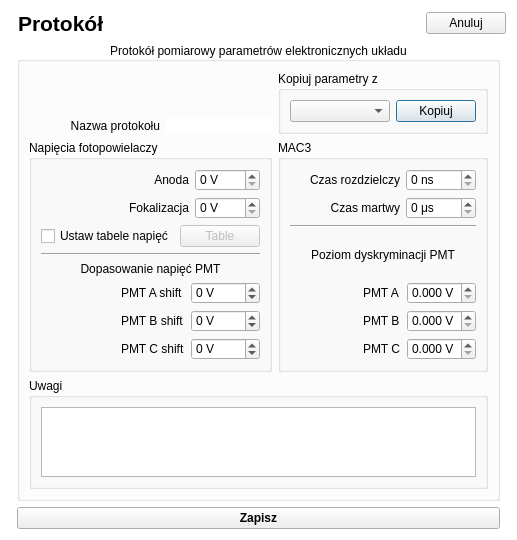
<?xml version="1.0" encoding="UTF-8"?>
<ui version="4.0">
 <class>DialogProtocol</class>
 <widget class="QDialog" name="DialogProtocol">
  <property name="geometry">
   <rect>
    <x>0</x>
    <y>0</y>
    <width>486</width>
    <height>510</height>
   </rect>
  </property>
  <property name="windowTitle">
   <string>Dialog</string>
  </property>
  <property name="styleSheet">
   <string notr="true">QDialog{background-color: rgb(255, 255, 255);}</string>
  </property>
  <layout class="QGridLayout" name="gridLayout_8">
   <item row="0" column="0" colspan="3">
    <layout class="QGridLayout" name="gridLayout_4">
     <property name="spacing">
      <number>0</number>
     </property>
     <item row="0" column="0" rowspan="2">
      <widget class="QLabel" name="logo_label">
       <property name="maximumSize">
        <size>
         <width>30</width>
         <height>30</height>
        </size>
       </property>
       <property name="text">
        <string/>
       </property>
       <property name="pixmap">
        <pixmap resource="resources.qrc">:/logo_tripleReg.png</pixmap>
       </property>
       <property name="scaledContents">
        <bool>true</bool>
       </property>
      </widget>
     </item>
     <item row="0" column="4" rowspan="2">
      <widget class="QPushButton" name="cancel_pushButton">
       <property name="text">
        <string>Anuluj</string>
       </property>
       <property name="autoDefault">
        <bool>false</bool>
       </property>
      </widget>
     </item>
     <item row="0" column="1" rowspan="2" colspan="2">
      <widget class="QLabel" name="label_2">
       <property name="font">
        <font>
         <pointsize>16</pointsize>
         <weight>75</weight>
         <bold>true</bold>
        </font>
       </property>
       <property name="text">
        <string>Protokół</string>
       </property>
       <property name="alignment">
        <set>Qt::AlignBottom|Qt::AlignLeading|Qt::AlignLeft</set>
       </property>
      </widget>
     </item>
     <item row="0" column="3" rowspan="2">
      <spacer name="horizontalSpacer">
       <property name="orientation">
        <enum>Qt::Horizontal</enum>
       </property>
       <property name="sizeHint" stdset="0">
        <size>
         <width>40</width>
         <height>20</height>
        </size>
       </property>
      </spacer>
     </item>
    </layout>
   </item>
   <item row="1" column="0" rowspan="2">
    <spacer name="horizontalSpacer_5">
     <property name="orientation">
      <enum>Qt::Horizontal</enum>
     </property>
     <property name="sizeHint" stdset="0">
      <size>
       <width>1</width>
       <height>428</height>
      </size>
     </property>
    </spacer>
   </item>
   <item row="1" column="1">
    <widget class="QGroupBox" name="groupBox">
     <property name="title">
      <string>Protokół pomiarowy parametrów elektronicznych układu</string>
     </property>
     <property name="alignment">
      <set>Qt::AlignCenter</set>
     </property>
     <layout class="QGridLayout" name="gridLayout_7">
      <item row="0" column="0">
       <layout class="QGridLayout" name="gridLayout_5">
        <item row="0" column="1">
         <spacer name="verticalSpacer">
          <property name="orientation">
           <enum>Qt::Vertical</enum>
          </property>
          <property name="sizeHint" stdset="0">
           <size>
            <width>20</width>
            <height>13</height>
           </size>
          </property>
         </spacer>
        </item>
        <item row="1" column="0">
         <widget class="QLabel" name="label">
          <property name="sizePolicy">
           <sizepolicy hsizetype="Expanding" vsizetype="Preferred">
            <horstretch>0</horstretch>
            <verstretch>0</verstretch>
           </sizepolicy>
          </property>
          <property name="text">
           <string>Nazwa protokołu</string>
          </property>
          <property name="alignment">
           <set>Qt::AlignRight|Qt::AlignTrailing|Qt::AlignVCenter</set>
          </property>
         </widget>
        </item>
        <item row="1" column="1">
         <widget class="QLineEdit" name="protocolName_lineEdit">
          <property name="sizePolicy">
           <sizepolicy hsizetype="Preferred" vsizetype="Fixed">
            <horstretch>0</horstretch>
            <verstretch>0</verstretch>
           </sizepolicy>
          </property>
          <property name="frame">
           <bool>false</bool>
          </property>
          <property name="readOnly">
           <bool>true</bool>
          </property>
         </widget>
        </item>
       </layout>
      </item>
      <item row="0" column="1">
       <widget class="QGroupBox" name="groupBox_2">
        <property name="title">
         <string>Kopiuj parametry z</string>
        </property>
        <layout class="QGridLayout" name="gridLayout">
         <item row="0" column="0">
          <widget class="QComboBox" name="protocolName_comboBox">
           <property name="sizePolicy">
            <sizepolicy hsizetype="Expanding" vsizetype="Fixed">
             <horstretch>0</horstretch>
             <verstretch>0</verstretch>
            </sizepolicy>
           </property>
           <property name="minimumSize">
            <size>
             <width>100</width>
             <height>0</height>
            </size>
           </property>
          </widget>
         </item>
         <item row="0" column="1">
          <widget class="QPushButton" name="copy_pushButton">
           <property name="sizePolicy">
            <sizepolicy hsizetype="Fixed" vsizetype="Fixed">
             <horstretch>0</horstretch>
             <verstretch>0</verstretch>
            </sizepolicy>
           </property>
           <property name="text">
            <string>Kopiuj</string>
           </property>
          </widget>
         </item>
        </layout>
       </widget>
      </item>
      <item row="1" column="0">
       <widget class="QGroupBox" name="groupBox_3">
        <property name="title">
         <string>Napięcia fotopowielaczy</string>
        </property>
        <layout class="QVBoxLayout" name="verticalLayout">
         <item>
          <layout class="QHBoxLayout" name="horizontalLayout">
           <item>
            <widget class="QLabel" name="label_3">
             <property name="sizePolicy">
              <sizepolicy hsizetype="Expanding" vsizetype="Preferred">
               <horstretch>0</horstretch>
               <verstretch>0</verstretch>
              </sizepolicy>
             </property>
             <property name="text">
              <string>Anoda</string>
             </property>
             <property name="alignment">
              <set>Qt::AlignRight|Qt::AlignTrailing|Qt::AlignVCenter</set>
             </property>
            </widget>
           </item>
           <item>
            <widget class="QSpinBox" name="anode_spinBox">
             <property name="suffix">
              <string> V</string>
             </property>
             <property name="prefix">
              <string/>
             </property>
             <property name="maximum">
              <number>8000</number>
             </property>
             <property name="singleStep">
              <number>50</number>
             </property>
            </widget>
           </item>
          </layout>
         </item>
         <item>
          <layout class="QHBoxLayout" name="horizontalLayout_2">
           <item>
            <widget class="QLabel" name="label_4">
             <property name="sizePolicy">
              <sizepolicy hsizetype="Expanding" vsizetype="Preferred">
               <horstretch>0</horstretch>
               <verstretch>0</verstretch>
              </sizepolicy>
             </property>
             <property name="text">
              <string>Fokalizacja</string>
             </property>
             <property name="alignment">
              <set>Qt::AlignRight|Qt::AlignTrailing|Qt::AlignVCenter</set>
             </property>
            </widget>
           </item>
           <item>
            <widget class="QSpinBox" name="focusing_spinBox">
             <property name="suffix">
              <string> V</string>
             </property>
             <property name="prefix">
              <string/>
             </property>
             <property name="maximum">
              <number>8000</number>
             </property>
             <property name="singleStep">
              <number>50</number>
             </property>
            </widget>
           </item>
          </layout>
         </item>
         <item>
          <layout class="QHBoxLayout" name="horizontalLayout_3">
           <item>
            <spacer name="horizontalSpacer_2">
             <property name="orientation">
              <enum>Qt::Horizontal</enum>
             </property>
             <property name="sizeHint" stdset="0">
              <size>
               <width>40</width>
               <height>20</height>
              </size>
             </property>
            </spacer>
           </item>
           <item>
            <widget class="QCheckBox" name="setUpTableVoltage_checkBox">
             <property name="text">
              <string>Ustaw tabele napięć</string>
             </property>
            </widget>
           </item>
           <item>
            <widget class="QPushButton" name="table_pushButton">
             <property name="enabled">
              <bool>false</bool>
             </property>
             <property name="text">
              <string>Table</string>
             </property>
            </widget>
           </item>
          </layout>
         </item>
         <item>
          <widget class="Line" name="line">
           <property name="orientation">
            <enum>Qt::Horizontal</enum>
           </property>
          </widget>
         </item>
         <item>
          <layout class="QGridLayout" name="gridLayout_2">
           <item row="2" column="1">
            <widget class="QLabel" name="label_7">
             <property name="text">
              <string>PMT B shift</string>
             </property>
            </widget>
           </item>
           <item row="2" column="2">
            <widget class="QSpinBox" name="shiftB_spinBox">
             <property name="suffix">
              <string> V</string>
             </property>
             <property name="prefix">
              <string/>
             </property>
             <property name="minimum">
              <number>-1000</number>
             </property>
             <property name="maximum">
              <number>8000</number>
             </property>
             <property name="singleStep">
              <number>10</number>
             </property>
            </widget>
           </item>
           <item row="1" column="2">
            <widget class="QSpinBox" name="shiftA_spinBox">
             <property name="suffix">
              <string> V</string>
             </property>
             <property name="prefix">
              <string/>
             </property>
             <property name="minimum">
              <number>-1000</number>
             </property>
             <property name="maximum">
              <number>8000</number>
             </property>
             <property name="singleStep">
              <number>10</number>
             </property>
            </widget>
           </item>
           <item row="3" column="2">
            <widget class="QSpinBox" name="shiftC_spinBox">
             <property name="suffix">
              <string> V</string>
             </property>
             <property name="prefix">
              <string/>
             </property>
             <property name="minimum">
              <number>-1000</number>
             </property>
             <property name="maximum">
              <number>8000</number>
             </property>
             <property name="singleStep">
              <number>10</number>
             </property>
            </widget>
           </item>
           <item row="3" column="1">
            <widget class="QLabel" name="label_8">
             <property name="text">
              <string>PMT C shift</string>
             </property>
            </widget>
           </item>
           <item row="1" column="1">
            <widget class="QLabel" name="label_6">
             <property name="text">
              <string>PMT A shift</string>
             </property>
            </widget>
           </item>
           <item row="1" column="0">
            <spacer name="horizontalSpacer_3">
             <property name="orientation">
              <enum>Qt::Horizontal</enum>
             </property>
             <property name="sizeHint" stdset="0">
              <size>
               <width>40</width>
               <height>20</height>
              </size>
             </property>
            </spacer>
           </item>
           <item row="0" column="0" colspan="3">
            <widget class="QLabel" name="label_5">
             <property name="text">
              <string>Dopasowanie napięć PMT</string>
             </property>
             <property name="alignment">
              <set>Qt::AlignCenter</set>
             </property>
            </widget>
           </item>
          </layout>
         </item>
        </layout>
       </widget>
      </item>
      <item row="1" column="1">
       <widget class="QGroupBox" name="groupBox_4">
        <property name="title">
         <string>MAC3</string>
        </property>
        <layout class="QVBoxLayout" name="verticalLayout_2">
         <item>
          <layout class="QHBoxLayout" name="horizontalLayout_5">
           <item>
            <widget class="QLabel" name="label_9">
             <property name="sizePolicy">
              <sizepolicy hsizetype="Expanding" vsizetype="Preferred">
               <horstretch>0</horstretch>
               <verstretch>0</verstretch>
              </sizepolicy>
             </property>
             <property name="text">
              <string>Czas rozdzielczy</string>
             </property>
             <property name="alignment">
              <set>Qt::AlignRight|Qt::AlignTrailing|Qt::AlignVCenter</set>
             </property>
            </widget>
           </item>
           <item>
            <widget class="QSpinBox" name="resolvingTime_spinBox">
             <property name="suffix">
              <string> ns</string>
             </property>
             <property name="prefix">
              <string/>
             </property>
             <property name="maximum">
              <number>9999</number>
             </property>
             <property name="singleStep">
              <number>50</number>
             </property>
            </widget>
           </item>
          </layout>
         </item>
         <item>
          <layout class="QHBoxLayout" name="horizontalLayout_4">
           <item>
            <widget class="QLabel" name="label_10">
             <property name="sizePolicy">
              <sizepolicy hsizetype="Expanding" vsizetype="Preferred">
               <horstretch>0</horstretch>
               <verstretch>0</verstretch>
              </sizepolicy>
             </property>
             <property name="text">
              <string>Czas martwy</string>
             </property>
             <property name="alignment">
              <set>Qt::AlignRight|Qt::AlignTrailing|Qt::AlignVCenter</set>
             </property>
            </widget>
           </item>
           <item>
            <widget class="QSpinBox" name="deadTime_spinBox">
             <property name="suffix">
              <string> μs</string>
             </property>
             <property name="prefix">
              <string/>
             </property>
             <property name="maximum">
              <number>9999</number>
             </property>
             <property name="singleStep">
              <number>50</number>
             </property>
            </widget>
           </item>
          </layout>
         </item>
         <item>
          <widget class="Line" name="line_2">
           <property name="orientation">
            <enum>Qt::Horizontal</enum>
           </property>
          </widget>
         </item>
         <item>
          <layout class="QGridLayout" name="gridLayout_3">
           <item row="1" column="1">
            <widget class="QLabel" name="label_14">
             <property name="text">
              <string>PMT A</string>
             </property>
            </widget>
           </item>
           <item row="2" column="2">
            <widget class="QDoubleSpinBox" name="thrB_doubleSpinBox">
             <property name="prefix">
              <string/>
             </property>
             <property name="suffix">
              <string> V</string>
             </property>
             <property name="decimals">
              <number>3</number>
             </property>
             <property name="maximum">
              <double>9.000000000000000</double>
             </property>
             <property name="singleStep">
              <double>0.010000000000000</double>
             </property>
            </widget>
           </item>
           <item row="3" column="1">
            <widget class="QLabel" name="label_12">
             <property name="text">
              <string>PMT C</string>
             </property>
            </widget>
           </item>
           <item row="3" column="2">
            <widget class="QDoubleSpinBox" name="thrC_doubleSpinBox">
             <property name="prefix">
              <string/>
             </property>
             <property name="suffix">
              <string> V</string>
             </property>
             <property name="decimals">
              <number>3</number>
             </property>
             <property name="maximum">
              <double>9.000000000000000</double>
             </property>
             <property name="singleStep">
              <double>0.010000000000000</double>
             </property>
            </widget>
           </item>
           <item row="2" column="1">
            <widget class="QLabel" name="label_13">
             <property name="text">
              <string>PMT B</string>
             </property>
            </widget>
           </item>
           <item row="1" column="2">
            <widget class="QDoubleSpinBox" name="thrA_doubleSpinBox">
             <property name="prefix">
              <string/>
             </property>
             <property name="suffix">
              <string> V</string>
             </property>
             <property name="decimals">
              <number>3</number>
             </property>
             <property name="maximum">
              <double>9.000000000000000</double>
             </property>
             <property name="singleStep">
              <double>0.010000000000000</double>
             </property>
            </widget>
           </item>
           <item row="1" column="0">
            <spacer name="horizontalSpacer_4">
             <property name="orientation">
              <enum>Qt::Horizontal</enum>
             </property>
             <property name="sizeHint" stdset="0">
              <size>
               <width>40</width>
               <height>20</height>
              </size>
             </property>
            </spacer>
           </item>
           <item row="0" column="0" colspan="3">
            <widget class="QLabel" name="label_11">
             <property name="text">
              <string>Poziom dyskryminacji PMT</string>
             </property>
             <property name="alignment">
              <set>Qt::AlignCenter</set>
             </property>
            </widget>
           </item>
          </layout>
         </item>
        </layout>
       </widget>
      </item>
      <item row="2" column="0" colspan="2">
       <widget class="QGroupBox" name="groupBox_5">
        <property name="title">
         <string>Uwagi</string>
        </property>
        <layout class="QGridLayout" name="gridLayout_6">
         <item row="0" column="0">
          <widget class="QPlainTextEdit" name="notes_plainTextEdit"/>
         </item>
        </layout>
       </widget>
      </item>
     </layout>
    </widget>
   </item>
   <item row="1" column="2" rowspan="2">
    <spacer name="horizontalSpacer_6">
     <property name="orientation">
      <enum>Qt::Horizontal</enum>
     </property>
     <property name="sizeHint" stdset="0">
      <size>
       <width>1</width>
       <height>428</height>
      </size>
     </property>
    </spacer>
   </item>
   <item row="2" column="1">
    <widget class="QPushButton" name="save_pushButton">
     <property name="font">
      <font>
       <weight>75</weight>
       <italic>false</italic>
       <bold>true</bold>
      </font>
     </property>
     <property name="text">
      <string>Zapisz</string>
     </property>
    </widget>
   </item>
   <item row="3" column="1">
    <spacer name="verticalSpacer_2">
     <property name="orientation">
      <enum>Qt::Vertical</enum>
     </property>
     <property name="sizeHint" stdset="0">
      <size>
       <width>20</width>
       <height>0</height>
      </size>
     </property>
    </spacer>
   </item>
  </layout>
 </widget>
 <tabstops>
  <tabstop>protocolName_lineEdit</tabstop>
  <tabstop>anode_spinBox</tabstop>
  <tabstop>focusing_spinBox</tabstop>
  <tabstop>setUpTableVoltage_checkBox</tabstop>
  <tabstop>table_pushButton</tabstop>
  <tabstop>shiftA_spinBox</tabstop>
  <tabstop>shiftB_spinBox</tabstop>
  <tabstop>shiftC_spinBox</tabstop>
  <tabstop>resolvingTime_spinBox</tabstop>
  <tabstop>deadTime_spinBox</tabstop>
  <tabstop>thrA_doubleSpinBox</tabstop>
  <tabstop>thrB_doubleSpinBox</tabstop>
  <tabstop>thrC_doubleSpinBox</tabstop>
  <tabstop>notes_plainTextEdit</tabstop>
  <tabstop>save_pushButton</tabstop>
  <tabstop>protocolName_comboBox</tabstop>
  <tabstop>copy_pushButton</tabstop>
  <tabstop>cancel_pushButton</tabstop>
 </tabstops>
 <resources>
  <include location="resources.qrc"/>
 </resources>
 <connections/>
</ui>
